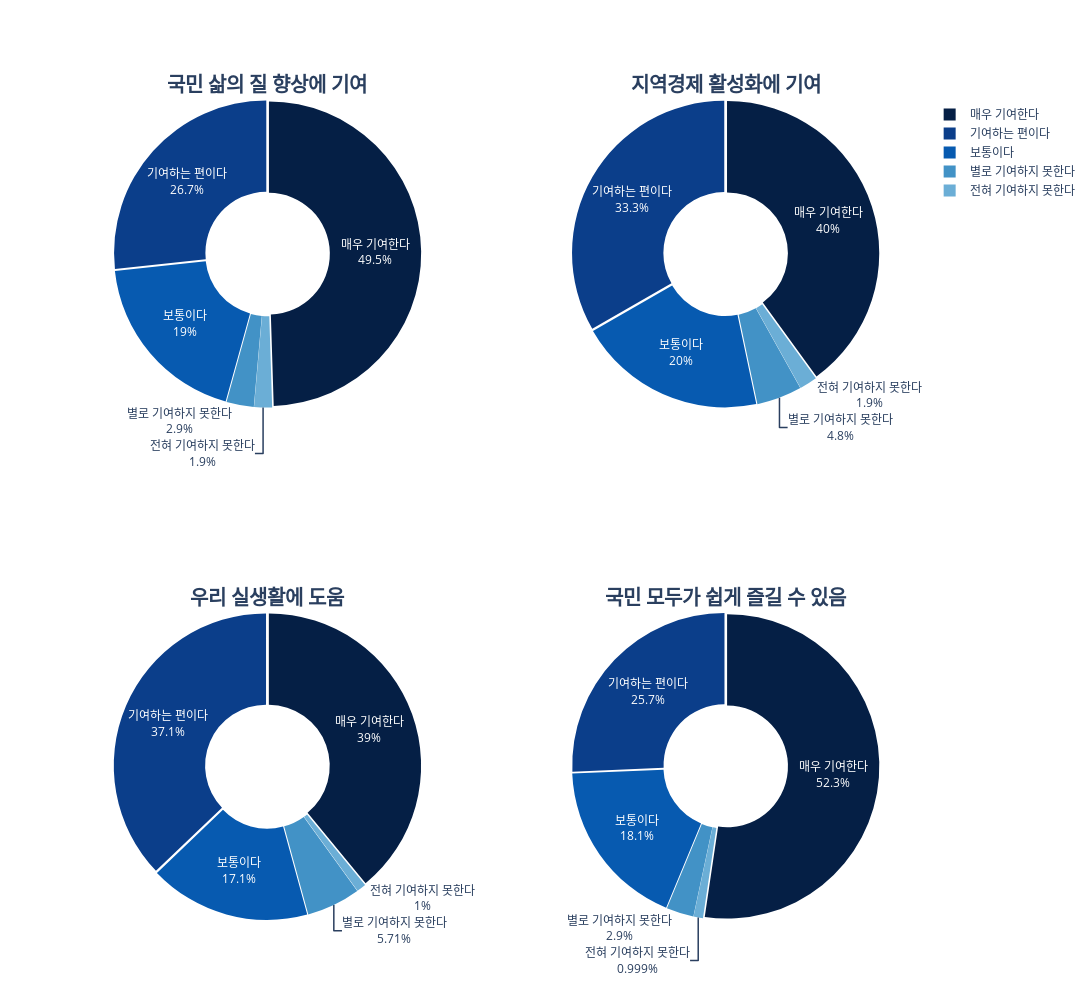

The notebook cell saved with this chart:
### Code cell
import plotly.express as px
from plotly.subplots import make_subplots
import plotly.graph_objects as go
import plotly.colors as pc

# 두 개의 파이 차트를 나란히 그리기 위한 subplot 생성
fig = make_subplots(rows=2, cols=2, subplot_titles=["<span style='font-size: 20px; font-weight:bold;'>국민 삶의 질 향상에 기여</span>",
                                                    "<span style='font-size: 20px; font-weight:bold;'>지역경제 활성화에 기여</span>",
                                                    "<span style='font-size: 20px; font-weight:bold;'>우리 실생활에 도움</span>",
                                                    "<span style='font-size: 20px; font-weight:bold;'>국민 모두가 쉽게 즐길 수 있음</span>"],
                                                    specs=[[{'type': 'pie'}, {'type': 'pie'}], [{'type': 'pie'}, {'type': 'pie'}]])

# 각 서브플롯에 대한 데이터 설정 및 파이 차트 추가
fig.add_trace(go.Pie(labels=expo_6_rate_df_t['설문'], values=expo_6_rate_df_t['국민 삶의 질 향상에 기여'], hole=0.4, marker=dict(colors=color_scale[::2])), row=1, col=1)
fig.add_trace(go.Pie(labels=expo_6_rate_df_t['설문'], values=expo_6_rate_df_t['지역경제 활성화에 기여'], hole=0.4, marker=dict(colors=color_scale[::2])), row=1, col=2)
fig.add_trace(go.Pie(labels=expo_6_rate_df_t['설문'], values=expo_6_rate_df_t['우리 실생활에 도움'], hole=0.4, marker=dict(colors=color_scale[::2])), row=2, col=1)
fig.add_trace(go.Pie(labels=expo_6_rate_df_t['설문'], values=expo_6_rate_df_t['국민 모두가 쉽게 즐길 수 있음'], hole=0.4, marker=dict(colors=color_scale[::2])), row=2, col=2)

# 서브플롯의 레이아웃 설정
fig.update_layout(height=1000, width=1500)

# 차트 내에 비율 숫자 직접 표시
pull_lst = [0.01] * 12  # 수정 필요
fig.update_traces(textinfo='percent+label', pull=pull_lst, insidetextorientation='horizontal')

# 가운데 공백에 글자 추가
#fig.add_annotation(text="가운데", x=0.25, y=0.25, showarrow=False, font=dict(size=24))

# 차트 출력
fig.show()

### Figure 1 — Plotly figure (JSON) as saved in the notebook; plotly's stock layout.template omitted (floating-point values rounded to 4 significant figures)
{"data": [{"domain": {"x": [0, 0.45], "y": [0.625, 1]}, "hole": 0.4, "insidetextorientation": "horizontal", "labels": ["매우 기여한다", "기여하는 편이다", "보통이다", "별로 기여하지 못한다", "전혀 기여하지 못한다"], "marker": {"colors": ["rgb(5,31,69)", "rgb(11,62,138)", "rgb(7,90,176)", "rgb(66,146,198)", "rgb(107,174,214)", "rgb(198,219,239)", "rgb(247,251,255)"]}, "pull": [0.01, 0.01, 0.01, 0.01, 0.01, 0.01, 0.01, 0.01, 0.01, 0.01, 0.01, 0.01], "textinfo": "percent+label", "type": "pie", "values": [49.5, 26.7, 19, 2.9, 1.9]}, {"domain": {"x": [0.55, 1], "y": [0.625, 1]}, "hole": 0.4, "insidetextorientation": "horizontal", "labels": ["매우 기여한다", "기여하는 편이다", "보통이다", "별로 기여하지 못한다", "전혀 기여하지 못한다"], "marker": {"colors": ["rgb(5,31,69)", "rgb(11,62,138)", "rgb(7,90,176)", "rgb(66,146,198)", "rgb(107,174,214)", "rgb(198,219,239)", "rgb(247,251,255)"]}, "pull": [0.01, 0.01, 0.01, 0.01, 0.01, 0.01, 0.01, 0.01, 0.01, 0.01, 0.01, 0.01], "textinfo": "percent+label", "type": "pie", "values": [40, 33.3, 20, 4.8, 1.9]}, {"domain": {"x": [0, 0.45], "y": [0, 0.375]}, "hole": 0.4, "insidetextorientation": "horizontal", "labels": ["매우 기여한다", "기여하는 편이다", "보통이다", "별로 기여하지 못한다", "전혀 기여하지 못한다"], "marker": {"colors": ["rgb(5,31,69)", "rgb(11,62,138)", "rgb(7,90,176)", "rgb(66,146,198)", "rgb(107,174,214)", "rgb(198,219,239)", "rgb(247,251,255)"]}, "pull": [0.01, 0.01, 0.01, 0.01, 0.01, 0.01, 0.01, 0.01, 0.01, 0.01, 0.01, 0.01], "textinfo": "percent+label", "type": "pie", "values": [39, 37.1, 17.1, 5.7, 1]}, {"domain": {"x": [0.55, 1], "y": [0, 0.375]}, "hole": 0.4, "insidetextorientation": "horizontal", "labels": ["매우 기여한다", "기여하는 편이다", "보통이다", "별로 기여하지 못한다", "전혀 기여하지 못한다"], "marker": {"colors": ["rgb(5,31,69)", "rgb(11,62,138)", "rgb(7,90,176)", "rgb(66,146,198)", "rgb(107,174,214)", "rgb(198,219,239)", "rgb(247,251,255)"]}, "pull": [0.01, 0.01, 0.01, 0.01, 0.01, 0.01, 0.01, 0.01, 0.01, 0.01, 0.01, 0.01], "textinfo": "percent+label", "type": "pie", "values": [52.4, 25.7, 18.1, 2.9, 1]}], "layout": {"annotations": [{"font": {"size": 16}, "showarrow": false, "text": "<span style='font-size: 20px; font-weight:bold;'>국민 삶의 질 향상에 기여</span>", "x": 0.225, "xanchor": "center", "xref": "paper", "y": 1, "yanchor": "bottom", "yref": "paper"}, {"font": {"size": 16}, "showarrow": false, "text": "<span style='font-size: 20px; font-weight:bold;'>지역경제 활성화에 기여</span>", "x": 0.775, "xanchor": "center", "xref": "paper", "y": 1, "yanchor": "bottom", "yref": "paper"}, {"font": {"size": 16}, "showarrow": false, "text": "<span style='font-size: 20px; font-weight:bold;'>우리 실생활에 도움</span>", "x": 0.225, "xanchor": "center", "xref": "paper", "y": 0.375, "yanchor": "bottom", "yref": "paper"}, {"font": {"size": 16}, "showarrow": false, "text": "<span style='font-size: 20px; font-weight:bold;'>국민 모두가 쉽게 즐길 수 있음</span>", "x": 0.775, "xanchor": "center", "xref": "paper", "y": 0.375, "yanchor": "bottom", "yref": "paper"}], "height": 1000, "width": 1500}}
